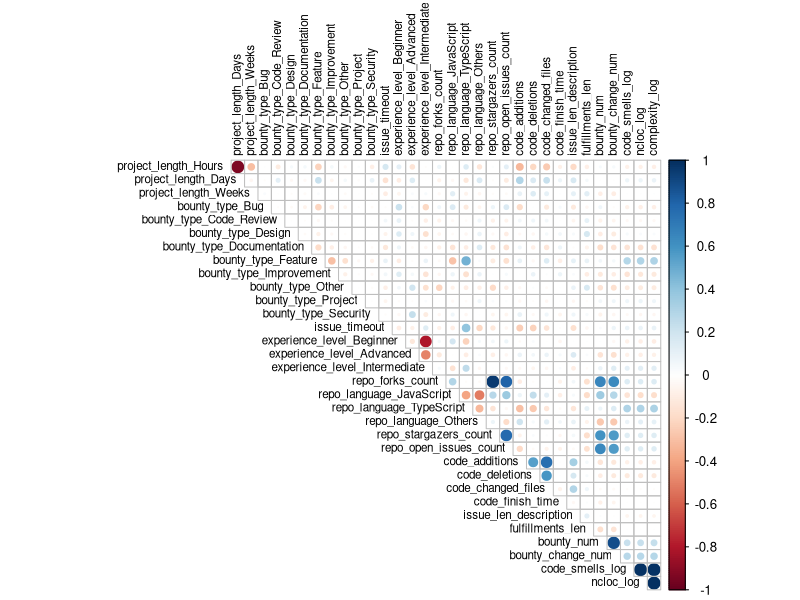

Reproduce this figure in R.
library(mgcv)
library(carData)
library(corrplot)
library(car)
library(rms)
library(Hmisc)
library(boot)

if (!dir.exists("model_summarys")) {
    dir.create("model_summarys")
}

df <- read.csv("data.csv")

df$code_smells[is.na(df$code_smells)] <- 0
df$ncloc[is.na(df$ncloc)] <- 0
df$complexity[is.na(df$complexity)] <- 0

df$code_smells_log <- log(df$code_smells + 1)
df$ncloc_log <- log(df$ncloc + 1)
df$complexity_log <- log(df$complexity + 1)

response_var <- "value_in_usdt"
df$value_in_usdt_log <- log(df[[response_var]] + 1)
response_var_log <- "value_in_usdt_log"


var_list <- c(
    'project_length_Hours', 'project_length_Days',
    'project_length_Weeks', 
    "bounty_type_Bug", "bounty_type_Code_Review", "bounty_type_Design", 
    "bounty_type_Documentation", "bounty_type_Feature", "bounty_type_Improvement",
    "bounty_type_Other", "bounty_type_Project", "bounty_type_Security", 
    "issue_timeout", "experience_level_Beginner", 'experience_level_Advanced', 
    'experience_level_Intermediate', 'repo_forks_count',
    "repo_language_JavaScript", "repo_language_TypeScript", 'repo_language_Others',
    'repo_stargazers_count', 'repo_open_issues_count',
    'code_additions', 'code_deletions',
    'code_changed_files', 'code_finish_time', 'issue_len_description',
    'fulfillments_len', 'bounty_num', 'bounty_change_num',
    'code_smells_log', 'ncloc_log'
    , 'complexity_log'
)


df_sub <- df[, var_list]
df_sub <- as.data.frame(lapply(df_sub, as.numeric))


correlation_matrix <- cor(df_sub, method = "spearman", use = "complete.obs")
capture.output(correlation_matrix, file = "model_correlation.txt")


high_cor_vars <- which(abs(correlation_matrix) > 0.7, arr.ind = TRUE)
high_cor_vars <- high_cor_vars[high_cor_vars[,1] != high_cor_vars[,2], ]

high_cor_groups <- list()
if (nrow(high_cor_vars) > 0) {
    for (i in 1:nrow(high_cor_vars)) {
        var1 <- rownames(correlation_matrix)[high_cor_vars[i, 1]]
        var2 <- colnames(correlation_matrix)[high_cor_vars[i, 2]]
        
        found <- FALSE
        for (j in seq_along(high_cor_groups)) {
            if (var1 %in% high_cor_groups[[j]] || var2 %in% high_cor_groups[[j]]) {
                high_cor_groups[[j]] <- unique(c(high_cor_groups[[j]], var1, var2))
                found <- TRUE
                break
            }
        }
        if (!found) {
            high_cor_groups[[length(high_cor_groups) + 1]] <- c(var1, var2)
        }
    }
}

set.seed(1000) 
remove_vars_cor <- c()
for (group in high_cor_groups) {
    keep_var <- sample(group, 1) 
    remove_vars_cor <- c(remove_vars_cor, setdiff(group, keep_var)) 
}


capture.output('Spearman Delete:', file = "model_correlation.txt", append=TRUE)
capture.output(unique(remove_vars_cor), file = "model_correlation.txt", append=TRUE)
selected_vars_cor <- setdiff(var_list, unique(remove_vars_cor))
capture.output('Spearman Save:', file = "model_correlation.txt", append=TRUE)
capture.output(selected_vars_cor, file = "model_correlation.txt", append=TRUE)


png("Hierarchical.png", width = 800, height = 600)
corrplot(correlation_matrix, method = "circle", type = "upper",
          tl.col = "black", tl.cex = 0.7, diag = FALSE)
dev.off()



df_sub_redun <- df[, selected_vars_cor]
df_sub_redun <- as.data.frame(lapply(df_sub_redun, as.numeric))
dd <- datadist(df_sub_redun)
options(datadist = "dd")


redun_result <- redun(~ ., 
                      data = df_sub_redun,
                      nk = 0, 
                      r2 = 0.9)


capture.output('Redundant Results:', file = "model_correlation.txt", append=TRUE)
capture.output(redun_result, file = "model_correlation.txt", append=TRUE)


final_vars <- setdiff(selected_vars_cor, redun_result$Out)
capture.output('Final Save Variables:', file = "model_correlation.txt", append=TRUE)
capture.output(final_vars, file = "model_correlation.txt", append=TRUE)


gam_formula <- as.formula(paste(response_var_log, "~", paste(final_vars, collapse = " + ")))
original_model <- glm(gam_formula, data = df, family = gaussian)
original_summary <- summary(original_model)
null_model <- glm(as.formula(paste(response_var_log, "~ 1")), data = df, family = gaussian)
original_r2 <- 1 - (original_model$deviance / null_model$deviance)


n_obs <- nrow(df)


n_boot <- 1000
optimism_values <- numeric(n_boot)


pb <- txtProgressBar(min = 0, max = n_boot, style = 3)


for (i in 1:n_boot) {
    tryCatch({
        boot_indices <- sample(n_obs, size = n_obs, replace = TRUE)
        boot_data <- df[boot_indices, ]


        boot_model <- glm(gam_formula, data = boot_data, family = gaussian)
        
        boot_null_model <- glm(as.formula(paste(response_var_log, "~ 1")), data = boot_data, family = gaussian)
        boot_r2 <- 1 - (boot_model$deviance / boot_null_model$deviance)

        
        pred_orig <- predict(boot_model, newdata = df)
        

        ss_total <- sum((df[[response_var_log]] - mean(df[[response_var_log]]))^2, na.rm = TRUE)
        ss_residual <- sum((df[[response_var_log]] - pred_orig)^2, na.rm = TRUE)
        r2_orig <- 1 - (ss_residual / ss_total)
        
        optimism_values[i] <- boot_r2 - r2_orig
        
        
        capture.output(
            cat("=== Bootstrap Iteration", i, "===\n"),
            print(summary(boot_model)),
            cat("\nBootstrap R²:", boot_r2),
            cat("\nOriginal Data R²:", r2_orig),
            cat("\nOptimism:", optimism_values[i]),
            file = paste0("model_summarys/model_", sprintf("%04d", i), ".txt"))
    }, error = function(e) {
        message("Error in iteration ", i, ": ", conditionMessage(e))
    })
    
    
    setTxtProgressBar(pb, i)
}
close(pb)


average_optimism <- mean(optimism_values, na.rm = TRUE)
adjusted_r2 <- original_r2 - average_optimism


capture.output(
    cat("=== Final Model Summary (GLM with Log-Transformed Y) ===\n"),
    print(summary(original_model)),
    cat("\n\n=== Bootstrap Validation Results ===\n"),
    cat("Original R²:", original_r2, "\n"),
    cat("Average Optimism:", average_optimism, "\n"),
    cat("Optimism-Adjusted R²:", adjusted_r2, "\n"),
    cat("Number of Successful Bootstraps:", sum(!is.na(optimism_values)), "\n"),
    file = "model_summary.txt"
)

cat("\n=== Final Results (GLM with Log-Transformed Y) ===")
cat("\nOriginal R²:", original_r2)
cat("\nAverage Optimism:", average_optimism)
cat("\nOptimism-Adjusted R²:", adjusted_r2)
cat("\nResults saved to: model_summary.txt")
